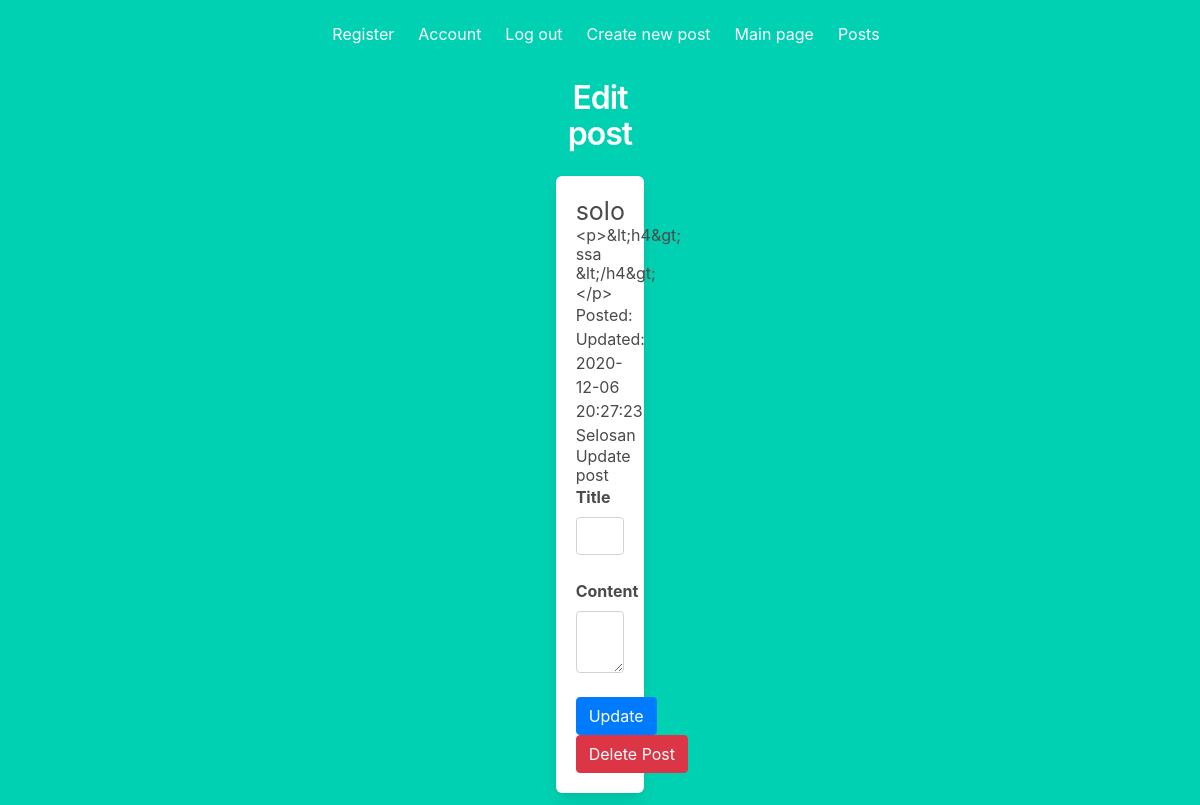
Screenshot of /post/1 (signed in) with the database file from the repository.
### app/models.py (models this page shows, shortened)
class Post(db.Model):
    id = db.Column(db.Integer, primary_key=True)
    title = db.Column(db.String(100))
    body = db.Column(db.String(140))
    timestamp = db.Column(db.DateTime, index=True, default=dt.utcnow)
    updatetime = db.Column(db.DateTime, default=dt.utcnow)
    user_id = db.Column(db.Integer, db.ForeignKey('user.id'))

class User(db.Model, UserMixin):
    id = db.Column(db.Integer, primary_key=True)
    username = db.Column(db.String(64), index=True, unique=True)
    email = db.Column(db.String(120), index=True, unique=True)
    password_hash = db.Column(db.String(128))
    posts = db.relationship('Post', backref='author', lazy='dynamic')
    image_file = db.Column(db.String(20), nullable=False, default='default.jpg')
    about_me = db.Column(db.String(140))
    last_seen = db.Column(db.DateTime, default=dt.utcnow)
    admin = db.Column(db.Boolean, default=False)

### app/blueprints/post/views.py (the view, shortened to what this page needs)
@post_blueprint.route('/post/<int:post_id>', methods=['GET', 'POST'])
@login_required
def post(post_id):
    post = Post.query.filter_by(id=post_id).first()
    form = UpdatePostForm()
    if current_user.username != post.author.username:
        flash("Its not your post", category="eror")
        return redirect(url_for('posts.posts'))
    elif "delete" in request.form:
        db.session.delete(post)
        db.session.commit()
        flash("Post deleted", category="eror")
        return redirect(url_for('posts.posts'))
    return render_template('post/post.html', post=post, form=form)

### app/forms.py
class UpdatePostForm(FlaskForm):
    title = StringField('Title', validators=[DataRequired()])
    body = TextAreaField('Content', validators=[DataRequired()])
    submit = SubmitField('Update')
    submit2 = SubmitField('Delate Post')

### app/models.py (called while the page is built)
@login.user_loader
def load_user(id):
    return User.query.get(int(id))

### app/blueprints/post/templates/post/post.html (shortened to what this page needs)
{% extends "layout.html" %}
{% block content %}
<div class="column is-4 is-offset-4">
    <h3 class="title">Edit post</h3>
    <div class="box">
           <h1 style="font-size: 25px;" >{{post.title}}</h1>
           <h5 style="text-align: left;">{{post.body}}</h5>
           <inline><p style="text-align: left;"> Posted: </p></inline>
           <inline><p style="text-align: left;">Updated: {{post.updatetime}}</p></inline>
           <inline><p style="text-align: left;"> {{post.author.username}} </p></inline>
          <h4> Update post </h4>
          {% from "_render_field.html" import render_field %}
            <form action="{{url_for('posts.post', post_id=post.id)}}" method="post" novalidate>
                {{ render_field(form.title) }}
                {{ render_field(form.body) }}
                <p>{{ form.submit(class='btn btn-primary') }}</p>
                <form action="{{url_for('posts.post', post_id=post.id)}}" method="post" novalidate>
                    <input class="btn btn-danger" type="submit" name="delete" value="Delete Post">
                </form>
            </form>
    </div>
</div>
{% endblock %}

### app/static/css/main.css (style rules this page uses)
body { margin: 0; padding: 0; font-family: "Helvetica Neue", Helvetica, Arial, sans-serif; color: #444; }
h3 { font-size: 1.7em; font-weight: 100; margin-top: 30px; text-align: center; letter-spacing: -1px; color: #999; }

### rows the page displays
Post: title "solo", body "<p>&lt;h4&gt; ssa &lt;/h4&gt;</p>", updatetime "2020-12-06 20:27:23"
User: author.username "Selosan"

### other values shown
{{ field.label }} "Title Content"
